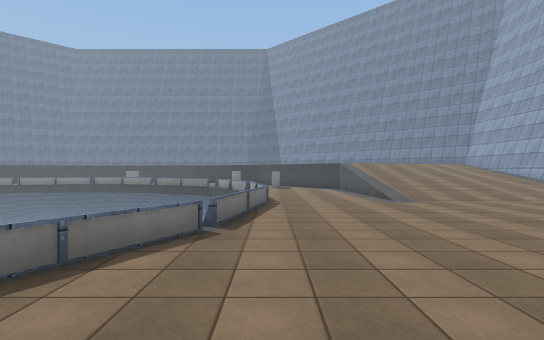
[1] (above)

24 first-person views from a walk through a scene from a Unity 3-D project. The camera is 1.4 m above the floor, looks level and sees 80° across. The floor is counted in squares, 1.44 m on a side. Each view is taken from the middle of a square. On the plan, view 1 faces up. The plan holds only what a view shows up to about 12 squares ahead; the rest is blank. The place goes on beyond the plan. The player character is not drawn. Surface patterns are stand-ins for the level's own textures.

[2]
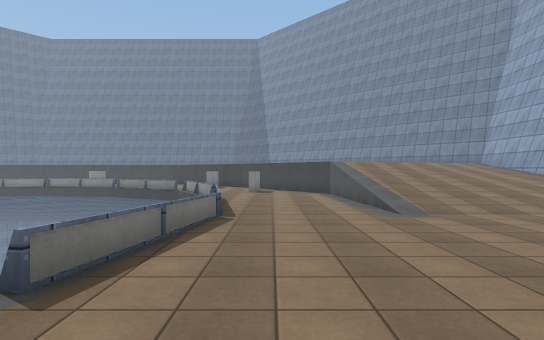

[3]
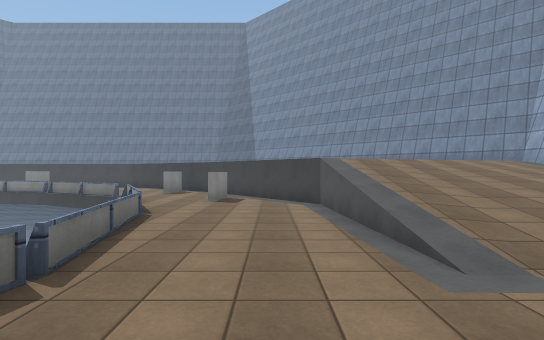

[4]
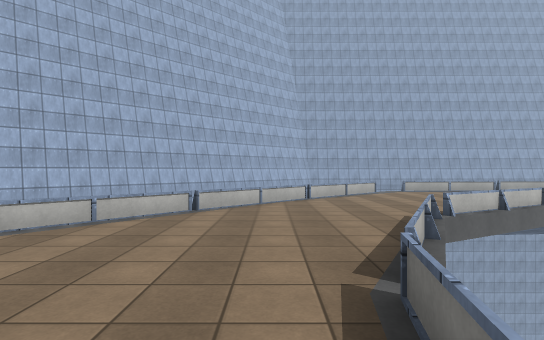

[5]
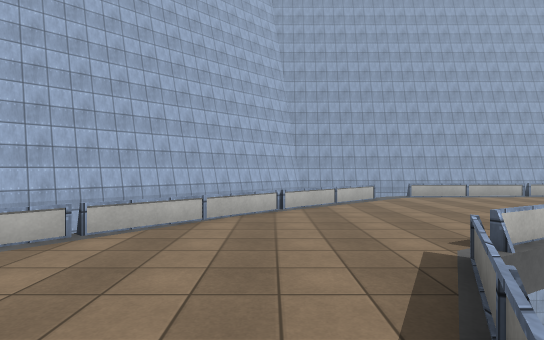

[6]
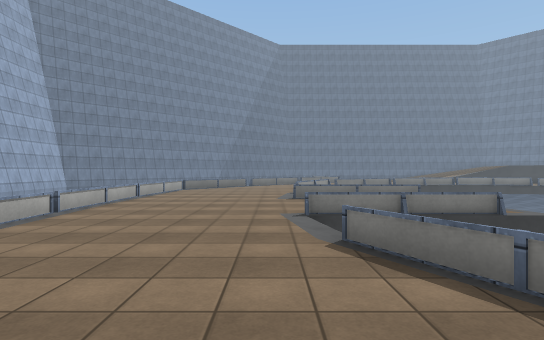

[7]
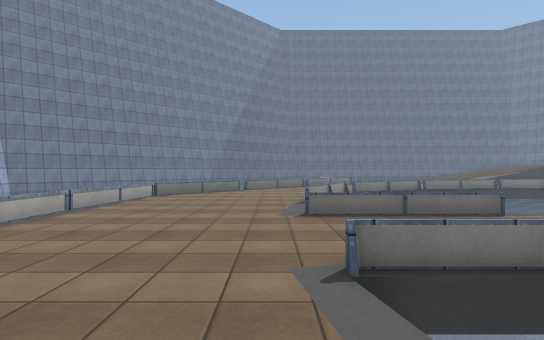

[8]
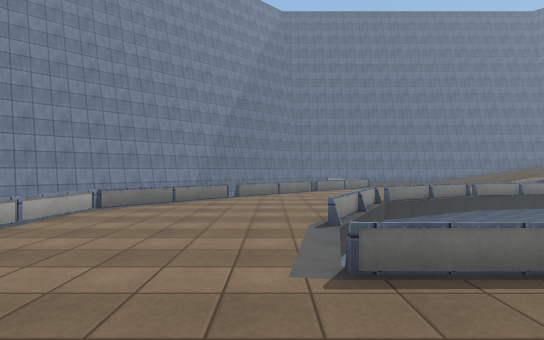

[9]
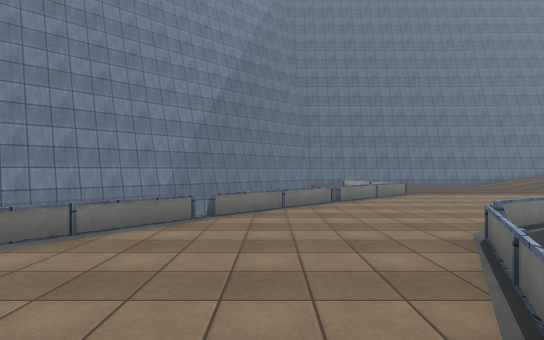

[10]
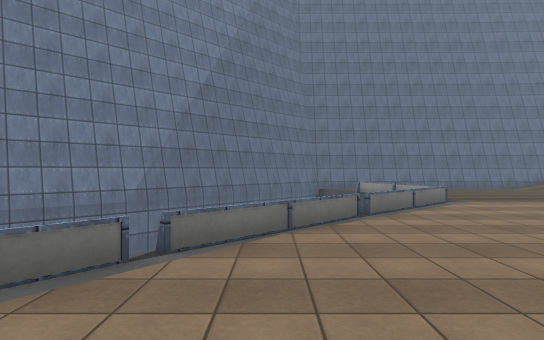

[11]
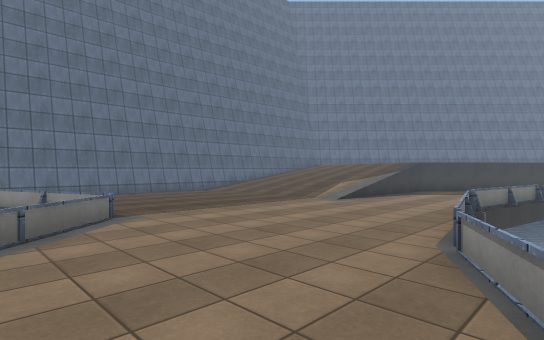

[12]
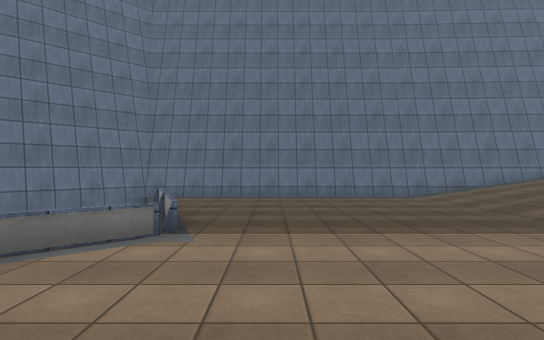

[13]
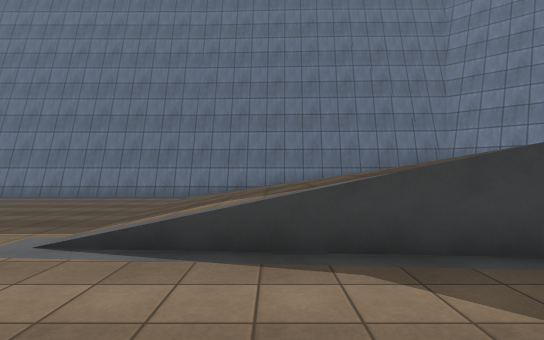

[14]
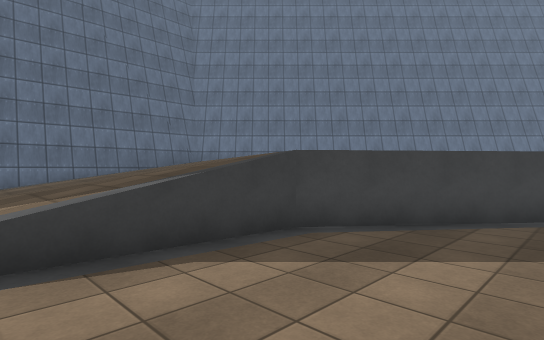

[15]
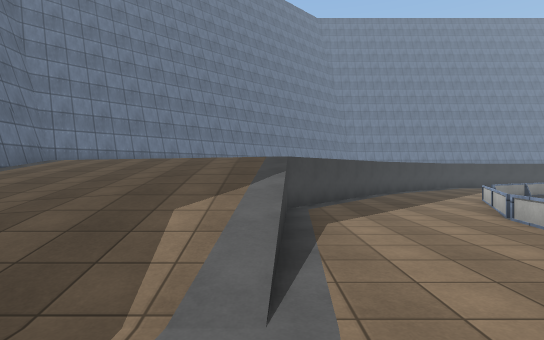

[16]
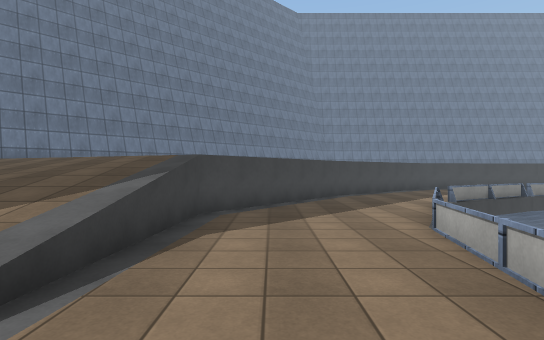

[17]
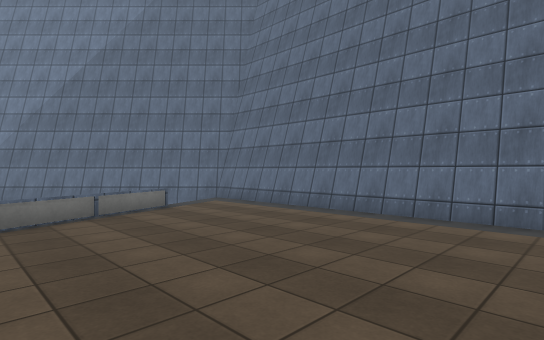

[18]
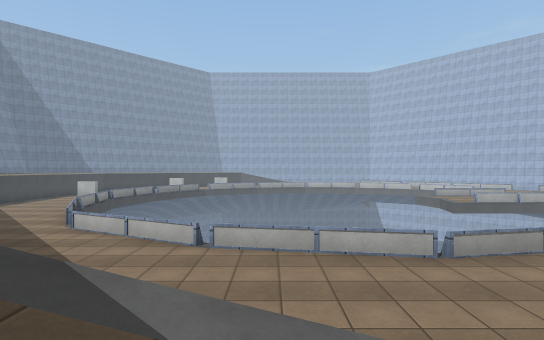

[19]
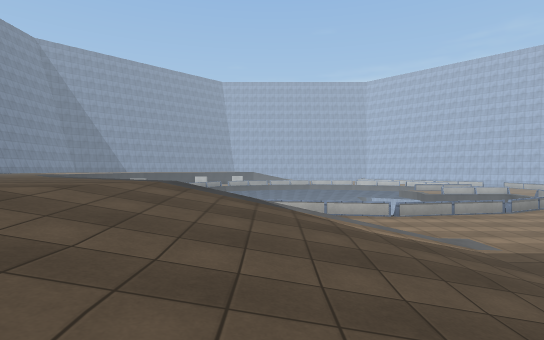

[20]
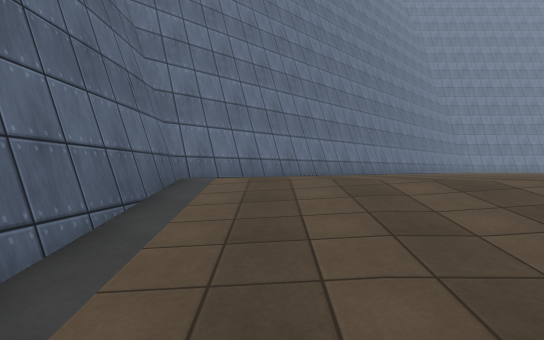

[21]
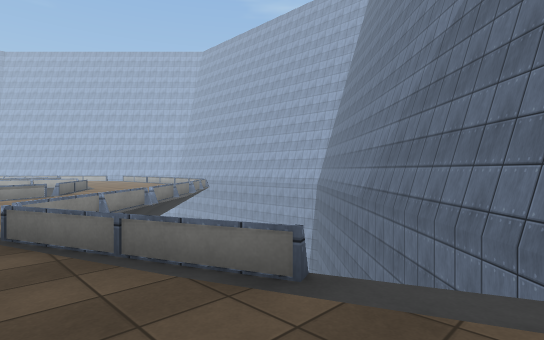

[22]
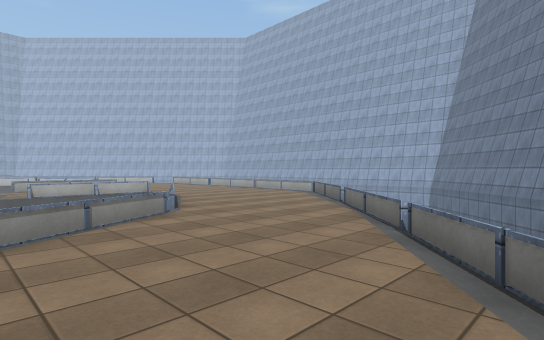

[23]
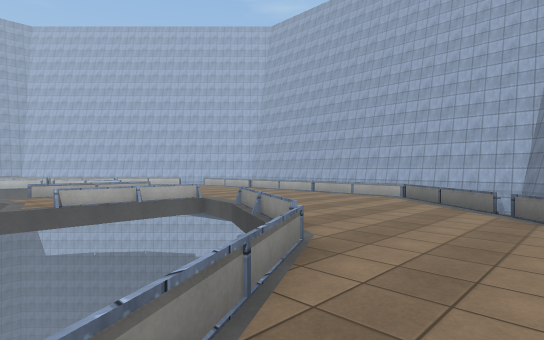

[24]
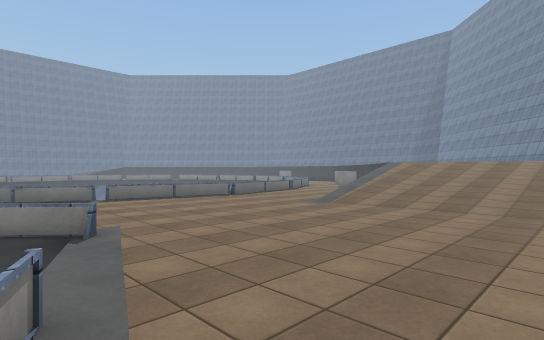

### Floor plan
Key: @ floor where view 1 was taken; # wall or solid block; x gap in a wall; . main floor; : floor 1.75 m higher than the main floor; + floor 2 m higher than the main floor; / step, stairs or slope; = window, fence, low wall or low ledge; ^ raised ledge; v drop or lower ground.
Columns run from 36 left of view 1 to 10 right of it. Each row starts with its distance up from view 1.
 21 ##/++++++ ++/......=
 20 #/++++++++++......=v
 19 #/+++++++++/....=v              =....#
 18 #///++++++#....v                 =..^./     +//
 17 #/////:++#....=                   ...../ +/////
 16 #////////.....v                   =.....///////
 15 #////////....=                     .....///////
 14 #////////....v                     =....///////
 13 #////////....v                     =....///////
 12 #////////....v                     v....///////
 11 #////////...=                       ....//////
 10 #...........x                       =.........
  9 #...........=                       ..........
  8 #............                      v..........
  7 #............v                     =...........
  6 #............=                     =...........
  5 #............=v                   v............
  4 #.............v       vvvvv       =............
  3 #.....==......=v      v...v      v.......v....
  2 #..==   =......=      =   v      =......v  v= .
  1 #.vv     =......=v    =   v    v=......v
  0 #v        =.......=v  v.  v  v=.....@.=
 -1 ##v       v=.......=vv=...vvv........=
 -2  ##v       v=.......................=
 -3   ##v        =.....................=        ##
 -4    ##v       v=...................=        ##
 -5     ##v        =.................=        ##
 -6      ##v        =...............v        ##
 -7       ##v        vv=v===v====vvv        ##
 -8        ##v

Positions as (right, up) in squares from view 1, and headings:
1: (0, 0), facing up
2: (1, 3), facing up
3: (2, 7), facing up
4: (0, 8), facing down
5: (-1, 5), facing down
6: (-3, -2), facing left
7: (-7, -2), facing left
8: (-11, -2), facing left
9: (-16, -2), facing left
10: (-19, -2), facing left
11: (-22, 1), facing up-left
12: (-24, 5), facing left
13: (-24, 13), facing left
14: (-24, 12), facing up-left
15: (-28, 8), facing up
16: (-26, 9), facing up
17: (-29, 10), facing down-left
18: (-30, 13), facing right
19: (-35, 14), facing right
20: (-34, 13), facing up
21: (-35, 4), facing down-right
22: (-28, 5), facing down-right
23: (-24, 5), facing down-right
24: (10, 2), facing up-left
